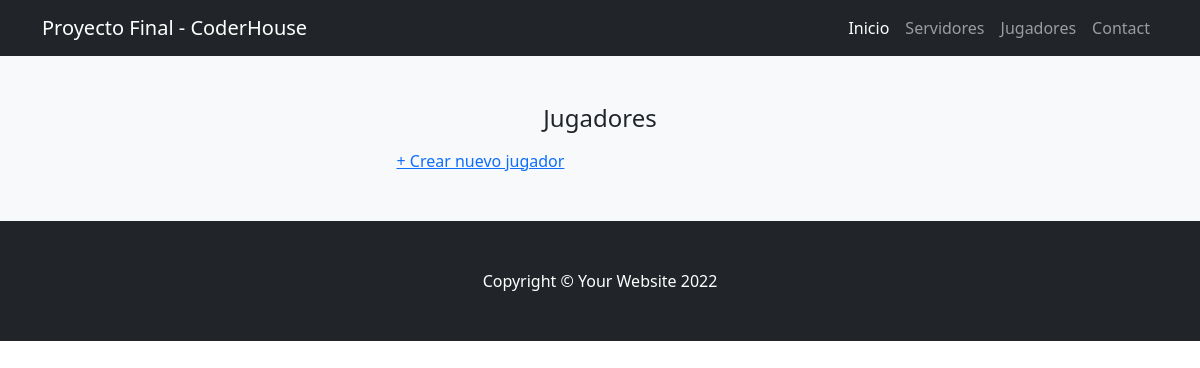
/app/jugadores/, run on an earlier commit of the app's database.
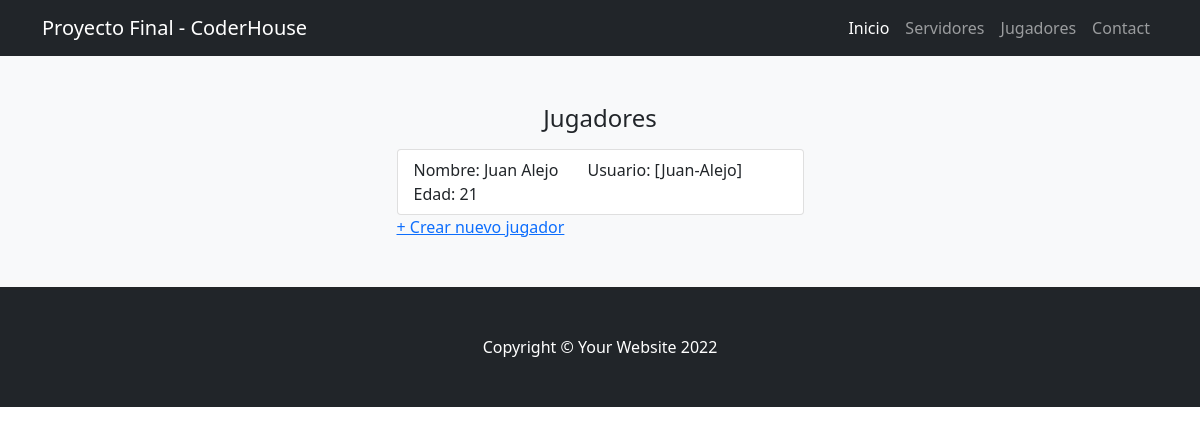
And on a later commit of the database.
### ProyectoFinalApp/models.py (models this page shows)
class Jugador(models.Model):
    nombre = models.CharField(max_length = 20)
    apellido = models.CharField(max_length = 20)
    edad = models.IntegerField()
    usuario = models.CharField(max_length = 25)
    class Meta:
        verbose_name_plural = "Jugadores"

### ProyectoFinalApp/views.py (the view)
# urls.py: path('jugadores/', jugadores, name= "jugadores"),
def jugadores(request):
    jugadores = Jugador.objects.all()
    return render(request,"ProyectoFinalApp/jugadores.html",{"jugadores":jugadores})

### ProyectoFinalApp/templates/ProyectoFinalApp/jugadores.html (shortened to what this page needs)
{% extends 'ProyectoFinalApp/base.html' %}
{% load static %}
{% block contenidoPagina %}
<section class="bg-light py-5">
    <div class="container px-5">
        <div class="row gx-5 justify-content-center">
            <div class="col-lg-5">
                <h4><p style="text-align:center">Jugadores</p></h4>
                <ul class="list-group">
                    {% for jugador in jugadores %}
                        <li class="list-group-item d-flex justify-content-between align-items-start">
                            Nombre: {{jugador.nombre}} {{jugador.apellido}}
                            &nbsp &nbsp &nbsp
                            Usuario: [{{jugador.usuario}}]
                            &nbsp &nbsp &nbsp
                            Edad: {{jugador.edad}}
                        </li>
                    {% endfor %}
                </ul>
                <a href="{% url 'crearJugador' %}">+ Crear nuevo jugador</a>
            </div>
        </div>
    </div>
</section>
{% endblock %}

### ProyectoFinalApp/templates/ProyectoFinalApp/base.html (shortened to what this page needs)
{% load static %}
<!DOCTYPE html>
<html lang="en">
    <head>
        <link href="{% static 'css/styles.css' %}" rel="stylesheet" />
    </head>
    <body>
        <nav class="navbar navbar-expand-lg navbar-dark bg-dark">
            <div class="container">
                <a class="navbar-brand" href="{% url 'inicio' %}">Proyecto Final - CoderHouse</a>
                <div class="collapse navbar-collapse" id="navbarSupportedContent">
                    <ul class="navbar-nav ms-auto mb-2 mb-lg-0">
                        <li class="nav-item"><a class="nav-link active" aria-current="page" href="{% url 'inicio' %}">Inicio</a></li>
                        <li class="nav-item"><a class="nav-link" href="{% url 'servidores' %}">Servidores</a></li>
                        <li class="nav-item"><a class="nav-link" href="{% url 'jugadores' %}">Jugadores</a></li>
                        <li class="nav-item"><a class="nav-link" href="#!">Contact</a></li>
                    </ul>
                </div>
            </div>
        </nav>
        {% block contenidoPagina %}
        {% endblock %}
        <footer class="py-5 bg-dark">
            <div class="container"><p class="m-0 text-center text-white">Copyright &copy; Your Website 2022</p></div>
        </footer>
    </body>
</html>

What changed in the data, as far as the page shows it:
added Jugador: nombre "Juan", apellido "Alejo", usuario "Juan-Alejo", edad "21"
